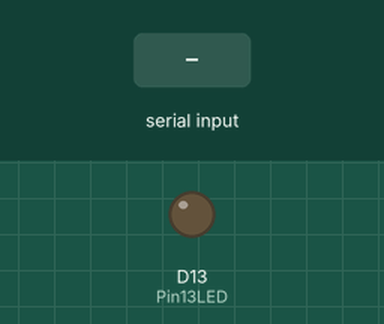
Recording of a sketch running on a simulated Arduino Zero (SAMD21). Parts: output pins drawn as LEDs (lit = HIGH). The test bench sets the inputs (shaded band). What the sketch prints to the serial monitor is not drawn.

Above: at 3.2 s.
3.3 s: "1" received over the second serial link
Timing chart, 0 to 6.3 s (numbered marks = the images above; inputs shaded):
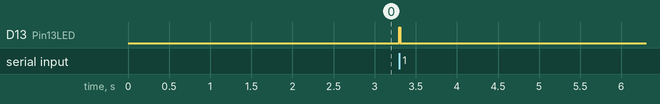

Measured:
- after the input at 3.3 s, D13 (Pin13LED): LOW → HIGH at once, → LOW 0.01 s later

The sketch:

meters2.ino
```cpp
#include <Arduino.h>   // required before wiring_private.h
#include "wiring_private.h" // pinPeripheral() function

#define RX               10  //Serial Receive pin
#define TX               11  //Serial Transmit pin

#define TXcontrol        6   //RS485 Direction control

#define RS485Transmit    HIGH
#define RS485Receive     LOW

#define Pin13LED         13

// Declare Variables
//int byteReceived;
//int byteSend;

Uart Serial2 (&sercom1, RX, TX, SERCOM_RX_PAD_0, UART_TX_PAD_2);
void SERCOM1_Handler()
{
  Serial2.IrqHandler();
}

void setup()
{
  // Start the built-in serial port, probably to Serial Monitor
  Serial.begin(115200);
  delay(2000);
  Serial.println("hello");

  pinMode(Pin13LED, OUTPUT);
  pinMode(TXcontrol, OUTPUT);

  digitalWrite(TXcontrol, RS485Receive);  // Init Transceiver

  Serial2.begin(4800);

  // Assign pins 10 & 11 SERCOM functionality
  pinPeripheral(RX, PIO_SERCOM);
  pinPeripheral(TX, PIO_SERCOM);

}


void loop()   /****** LOOP: RUNS CONSTANTLY ******/
{
  //Copy input data to output
  while (Serial2.available())
  {
    byte byteSend = Serial2.read();   // Read the byte

    Serial.print("recieved:");
    Serial.print(byteSend,HEX);
    Serial.println("");

    digitalWrite(Pin13LED, HIGH);  // Show activity
    delay(10);
    digitalWrite(Pin13LED, LOW);

    digitalWrite(TX, RS485Transmit);  // Enable RS485 Transmit
    Serial2.write(byteSend); // Send the byte back
    delay(10);
    digitalWrite(TX, RS485Receive);  // Disable RS485 Transmit
//    delay(100);
  }// End If RS485SerialAvailable

}
```
